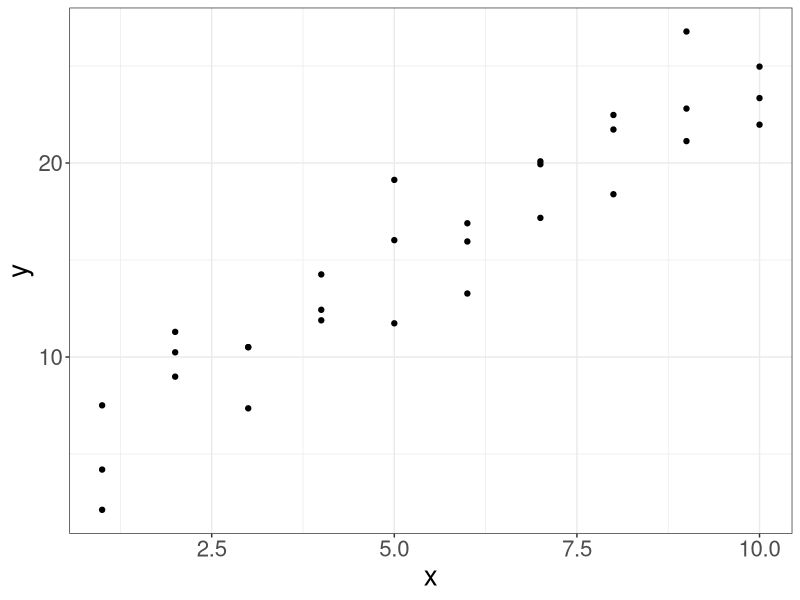
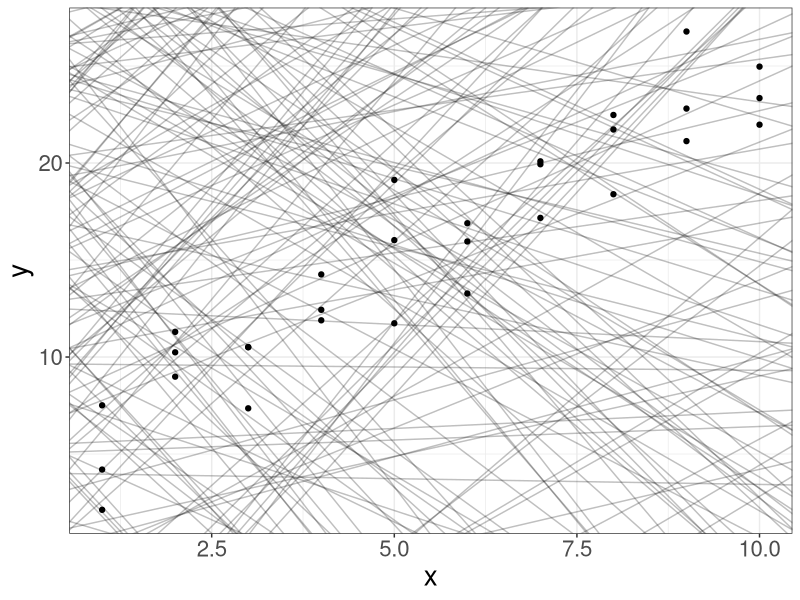
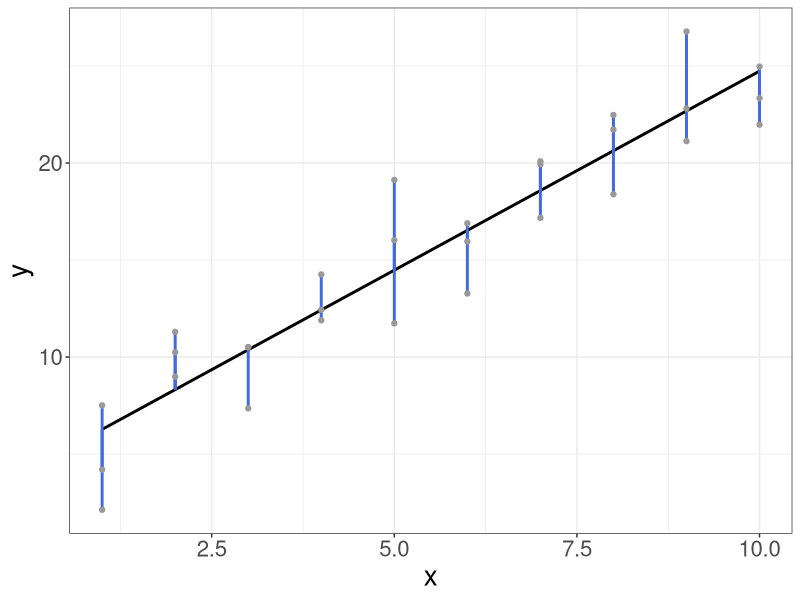
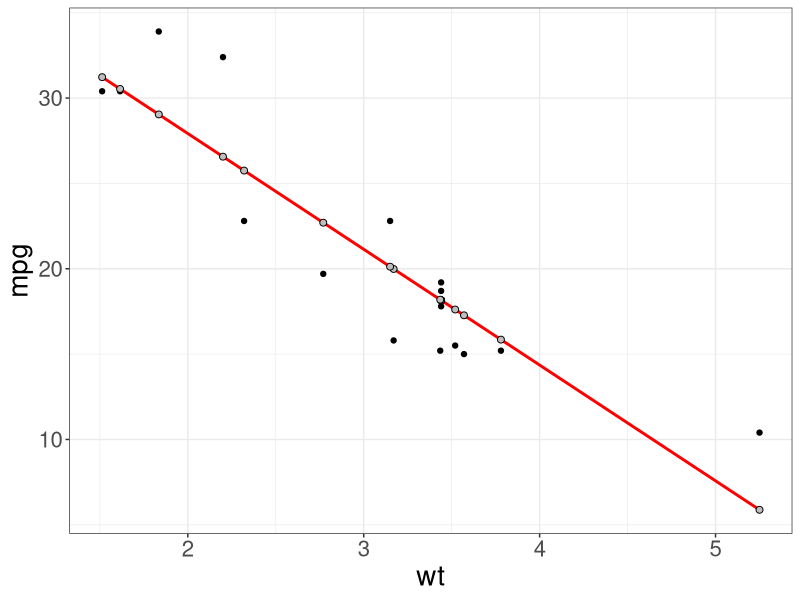
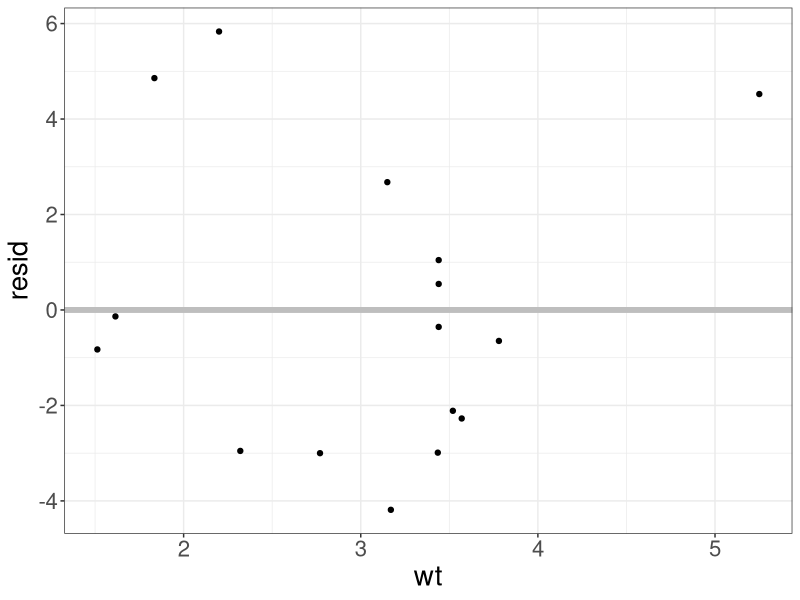
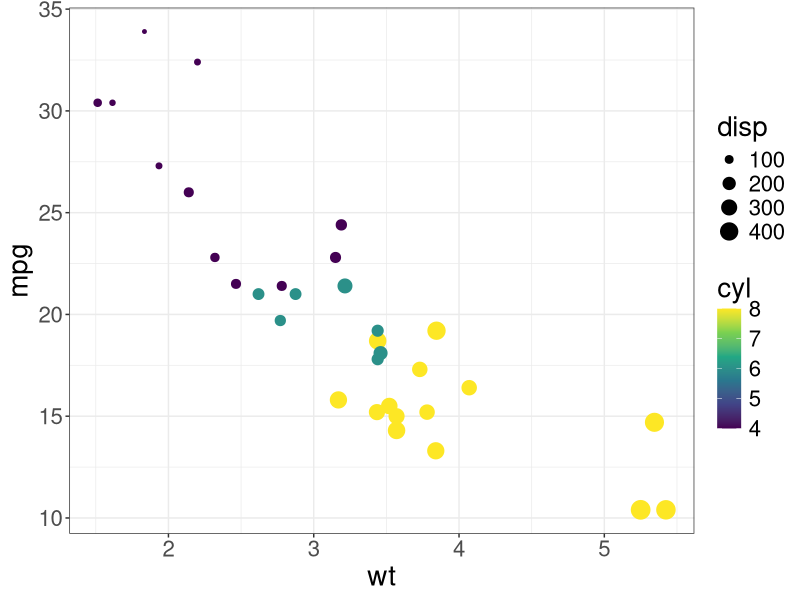
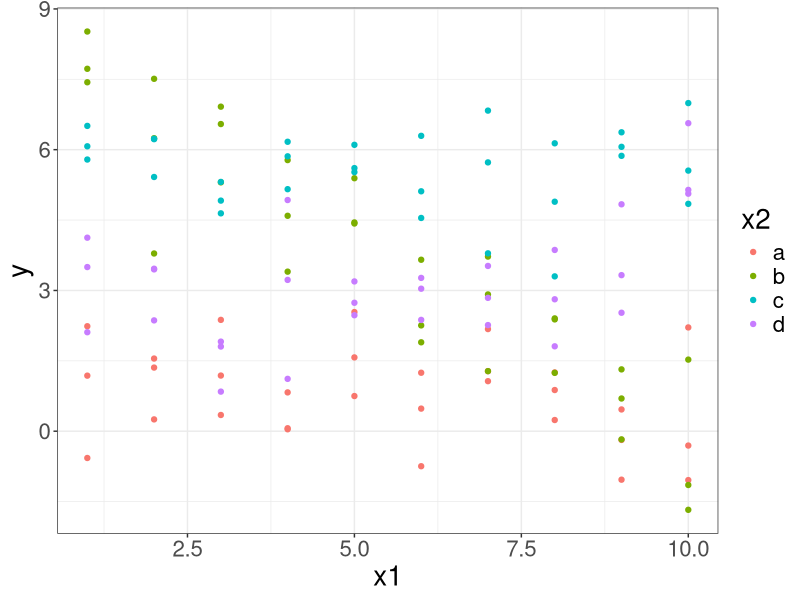
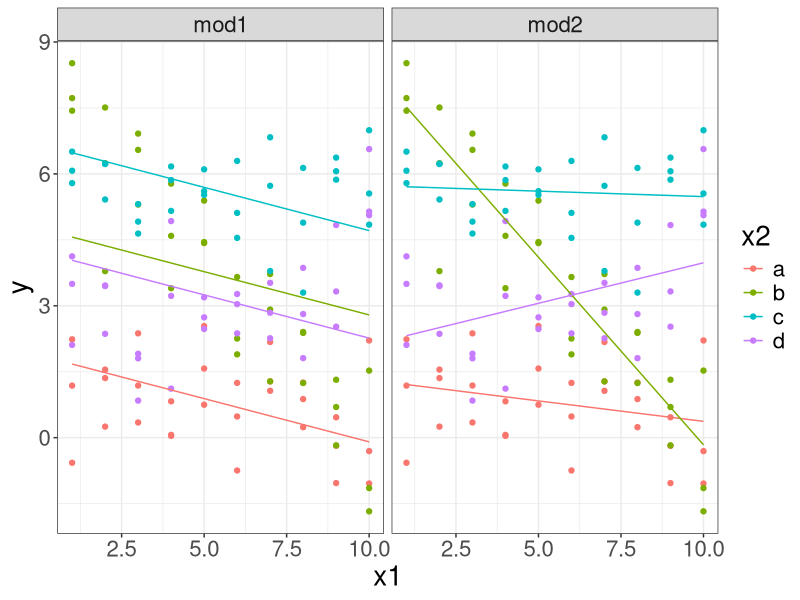

These figures' R source, in order:
## ---- chunk 1
knitr::opts_chunk$set(cache=TRUE)
library(tidyverse)
theme_set(theme_bw())
theme_update(text = element_text(size = 20))
## ---- chunk 2
library(modelr)
## ---- chunk 3
sim1
## ---- chunk 4
ggplot(sim1, aes(x, y)) + geom_point()
## ---- chunk 5
models <- tibble(
    b0 = runif(250, -20, 40),
    b1 = runif(250, -5, 5))

ggplot(sim1, aes(x, y)) + 
  geom_abline(
      data = models, 
      aes(intercept = b0, slope = b1), 
      alpha = 1/4) +
  geom_point() 
## ---- chunk 6
fit.lm <- lm(y ~ x, data = sim1)
sim1 <- sim1 %>% add_predictions(fit.lm)
ggplot(sim1, aes(x, y)) +
    geom_line(aes(y = pred), colour = "black", size = 1) +
    geom_segment(aes(xend = x, yend = pred), color = "royalblue", size =  1) +
    geom_point(color = "grey60") 
## ---- chunk 7
# convert 'data.frame' to 'tibble':
mtcars <- tbl_df(mtcars)

# Separate the data into train and test:
set.seed(123)
n <- nrow(mtcars)
idx <- sample(1:n, size = floor(n/2))
mtcars_train <- mtcars[idx, ]
mtcars_test <- mtcars[-idx, ]

# Fit a simple linear model:
mtcars_fit <- lm(mpg ~ wt, mtcars_train)
# Extract the fitted model coefficients:
coef(mtcars_fit)
## ---- chunk 8
# check the details on the fitted model:
summary(mtcars_fit)
## ---- chunk 9
mtcars_train <- mtcars_train %>% add_predictions(mtcars_fit)
mtcars_train
## ---- chunk 10
newcars <- tibble(wt = c(2, 2.1, 3.14, 4.1, 4.3))
newcars <- newcars %>% add_predictions(mtcars_fit)
newcars
## ---- chunk 11
mtcars_test <- mtcars_test %>% add_predictions(mtcars_fit)
head(mtcars_test, 3)
## ---- chunk 12
sqrt(mean(mtcars_test$mpg - mtcars_test$pred))
## ---- chunk 13
ggplot(mtcars_train, aes(wt)) + geom_point(aes(y = mpg)) +
    geom_line(aes(y = pred), color = "red", size = 1) +
    geom_point(aes(y = pred), fill = "grey", color = "black", shape = 21, size = 2) 
## ---- chunk 14
mtcars_train <- mtcars_train %>% 
    add_residuals(mtcars_fit)
mtcars_train %>% 
    select(mpg, mpg, resid, pred)
## ---- chunk 15
ggplot(mtcars_train, aes(wt, resid)) + 
    geom_ref_line(h = 0, colour = "grey") +
    geom_point() 
## ---- chunk 16
sim1
## ---- chunk 17
model_matrix(sim1, y ~ x)
## ---- chunk 18
(df <- tibble(
    sex = c("male", "female", "female", 
            "female", "male", "male"),
     response = c(2, 5, 1, 3, 6, 8)
))
## ---- chunk 19
model_matrix(df, response ~ sex)
## ---- chunk 20
(df <- tibble(
    rating = c("good", "bad", "average", "bad",
               "average", "good", "bad", "good"),
    score = c(2, 5, 1, 3, 6, 8, 10, 6)
))
## ---- chunk 21
model_matrix(df, score ~ rating)
## ---- chunk 22
ggplot(mtcars, aes(x=wt, y=mpg, col=cyl, size=disp)) + 
    geom_point() +
    scale_color_viridis_c()
## ---- chunk 23
mtcars_mult_fit <- lm(mpg ~ wt + disp + cyl, data = mtcars_train)

# Summarize the results 
summary(mtcars_mult_fit)
## ---- chunk 24
newcars <- expand.grid(
    wt = c(2.1, 3.6, 5.1), 
    disp = c(150, 250), 
    cyl = c(4, 6)
)
newcars
## ---- chunk 25
newcars <- newcars %>% 
    add_predictions(mtcars_mult_fit)
newcars
## ---- chunk 26
mtcars_test_mult <- mtcars_test %>% add_predictions(mtcars_mult_fit)
head(mtcars_test_mult, 3)
## ---- chunk 27
sqrt(mean(mtcars_test_mult$mpg - mtcars_test_mult$pred))
## ---- chunk 28
ggplot(sim3, aes(x=x1, y=y)) + geom_point(aes(color = x2)) 
## ---- chunk 29
# Model without interactions:
mod1 <- lm(y ~ x1 + x2, data = sim3)    
# Model with interactions:
mod2 <- lm(y ~ x1 * x2, data = sim3)     
# Generate a data grid for two variables 
# and compute predictions from both models
grid <- sim3 %>% data_grid(x1, x2) %>%   
    gather_predictions(mod1, mod2)
head(grid, 3)
tail(grid, 3)
## ---- chunk 30
ggplot(sim3, aes(x=x1, y=y, color=x2)) +   
    geom_point() +                       
    geom_line(data=grid, aes(y=pred)) +  
    facet_wrap(~ model)                  
## ---- chunk 31
mfit_inter <- lm(mpg ~ am * wt, mtcars_train)
names(coefficients(mfit_inter))
summary(mfit_inter)
## ---- chunk 32
# install.packages("glmnet")
library(glmnet)
## ---- chunk 33
mtcars <- as.data.frame(mtcars)
class(mtcars)
head(mtcars)
## ---- chunk 34
# Convert to 'glmnet' required input format:
y <- mtcars[, 1]  # response vector, 'mpg'
X <- mtcars[, -1] # all other variables treated as predictors
X <- data.matrix(X, "matrix") # converts to NUMERIC matrix

# Choose a training set
set.seed(123)
idx <- sample(1:nrow(mtcars), floor(0.7 * nrow(mtcars)))
X_train <- X[idx, ]; y_train <- y[idx]
X_test <- X[-idx, ]; y_test <- y[-idx]

# Fit a sparse model
fit <- glmnet(X_train, y_train)
names(fit)
## ---- chunk 35
print(fit)
## ---- chunk 36
# label = TRUE makes the plot annotate the curves with the corresponding coeffients labels.
plot(fit, label = TRUE, xvar = "lambda") 
## ---- chunk 37
# Lambda = 1
coef(fit, s = 1)
## ---- chunk 38
# Predict for the test set:
predict(fit, newx = X_test, s = c(0.5, 1.5, 2))
## ---- chunk 39
set.seed(1)
# `nfolds` argument sets the number of folds (k).
cvfit <- cv.glmnet(X_train, y_train, nfolds = 5)
plot(cvfit)
## ---- chunk 40
cvfit$lambda.min
## ---- chunk 41
cvfit$lambda.1se
## ---- chunk 42
final_pred <- predict(cvfit, newx=X_test, s="lambda.1se")
final_pred
